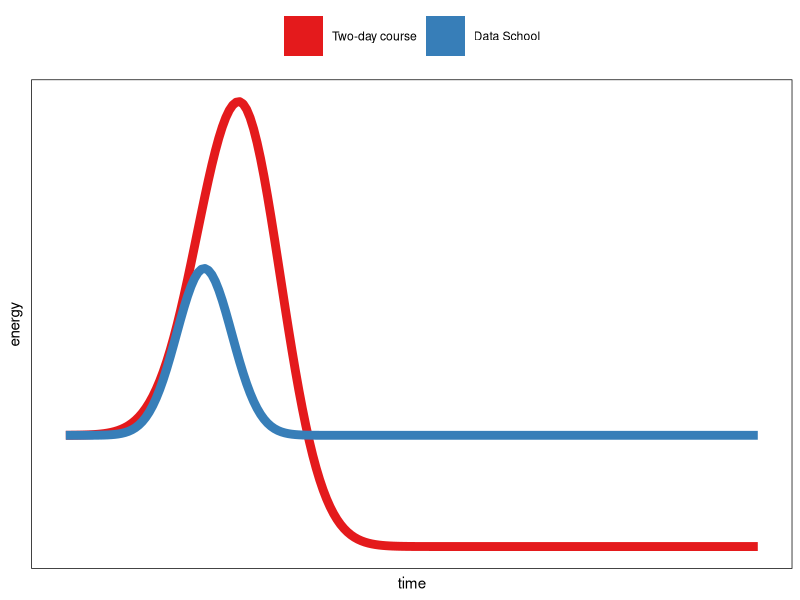
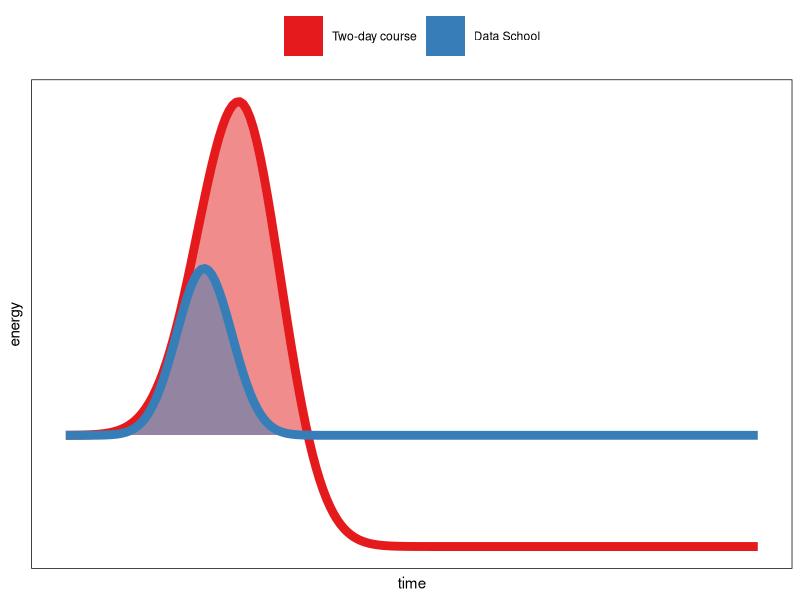

R code for these plots, in order:
library(tidyverse)

curve1 <- dnorm(seq(from = -5, to = 20, length.out = 200))
curve2 <- dnorm(seq(from = -5, to = 20, length.out = 200), sd = 1.5, mean = 1.25)
post_effect <- -curve2
post_effect[1:which.max(curve2)] <- 0
post_effect[(which.max(curve2) + 1):length(post_effect)] <- post_effect[(which.max(curve2) + 1):length(post_effect)] +
  curve2[which.max(curve2)]
curve_tbl <- tibble(time = 1:200,
               curve1 = curve1,
               curve2 = 3 * curve2 - 1 * post_effect) %>% 
  gather(type, energy, -time) %>% 
  mutate(type = factor(type, levels = sort(unique(type), decreasing = TRUE), labels = c("Two-day course", "Data School"), ordered = TRUE))

poly_tbl <- curve_tbl %>% 
  mutate(energy = case_when(
    type == "curve1" ~ energy,
    energy > 0 ~ energy,
    TRUE ~ 0
  ))

curves_p <- curve_tbl %>% 
  ggplot(aes(time, energy, colour = type)) +
  geom_line(data = filter(curve_tbl, type == "Two-day course"), size = 3, show.legend = FALSE) +
  geom_polygon(data = filter(poly_tbl, type == "Two-day course"), aes(fill = type), alpha = 0, colour = NA) +
  geom_line(data = filter(curve_tbl, type == "Data School"), size = 3, show.legend = FALSE) +
  geom_polygon(data = filter(poly_tbl, type == "Data School"), aes(fill = type), alpha = 0, colour = NA) +
  scale_colour_brewer(palette = "Set1", labels = c("Two-day course", "Data School")) +
  scale_fill_brewer(palette = "Set1", labels = c("Two-day course", "Data School")) +
  guides(colour = guide_legend(title.position = NULL,
                             keywidth = unit(1, "cm"),
                             keyheight = unit(1, "cm"),
                             override.aes = list(shape = 22,
                                                 size = 10,
                                                 alpha = 1))) +
  theme(panel.background = element_rect(fill = "white",
                                        colour = "black"),
        axis.text = element_blank(),
        axis.ticks = element_blank(),
        panel.grid = element_blank(),
        legend.key = element_blank(),
        legend.title = element_blank(),
        legend.position = "top")

ggsave("figures/data-school-energy-curve.png", curves_p, width = 12, height = 10)

curves_fill_p <- curve_tbl %>% 
  ggplot(aes(time, energy, colour = type)) +
  geom_line(data = filter(curve_tbl, type == "Two-day course"), size = 3, show.legend = FALSE) +
  geom_polygon(data = filter(poly_tbl, type == "Two-day course"), aes(fill = type), alpha = 0.5, colour = NA) +
  geom_line(data = filter(curve_tbl, type == "Data School"), size = 3, show.legend = FALSE) +
  geom_polygon(data = filter(poly_tbl, type == "Data School"), aes(fill = type), alpha = 0.5, colour = NA) +
  scale_colour_brewer(palette = "Set1", labels = c("Two-day course", "Data School")) +
  scale_fill_brewer(palette = "Set1", labels = c("Two-day course", "Data School")) +
  guides(colour = guide_legend(title.position = NULL,
                               keywidth = unit(1, "cm"),
                               keyheight = unit(1, "cm"),
                               override.aes = list(shape = 22,
                                                   size = 10,
                                                   alpha = 1))) +
  theme(panel.background = element_rect(fill = "white",
                                        colour = "black"),
        axis.text = element_blank(),
        axis.ticks = element_blank(),
        panel.grid = element_blank(),
        legend.key = element_blank(),
        legend.title = element_blank(),
        legend.position = "top")

ggsave("figures/data-school-energy-curve.png", width = 12, height = 10)